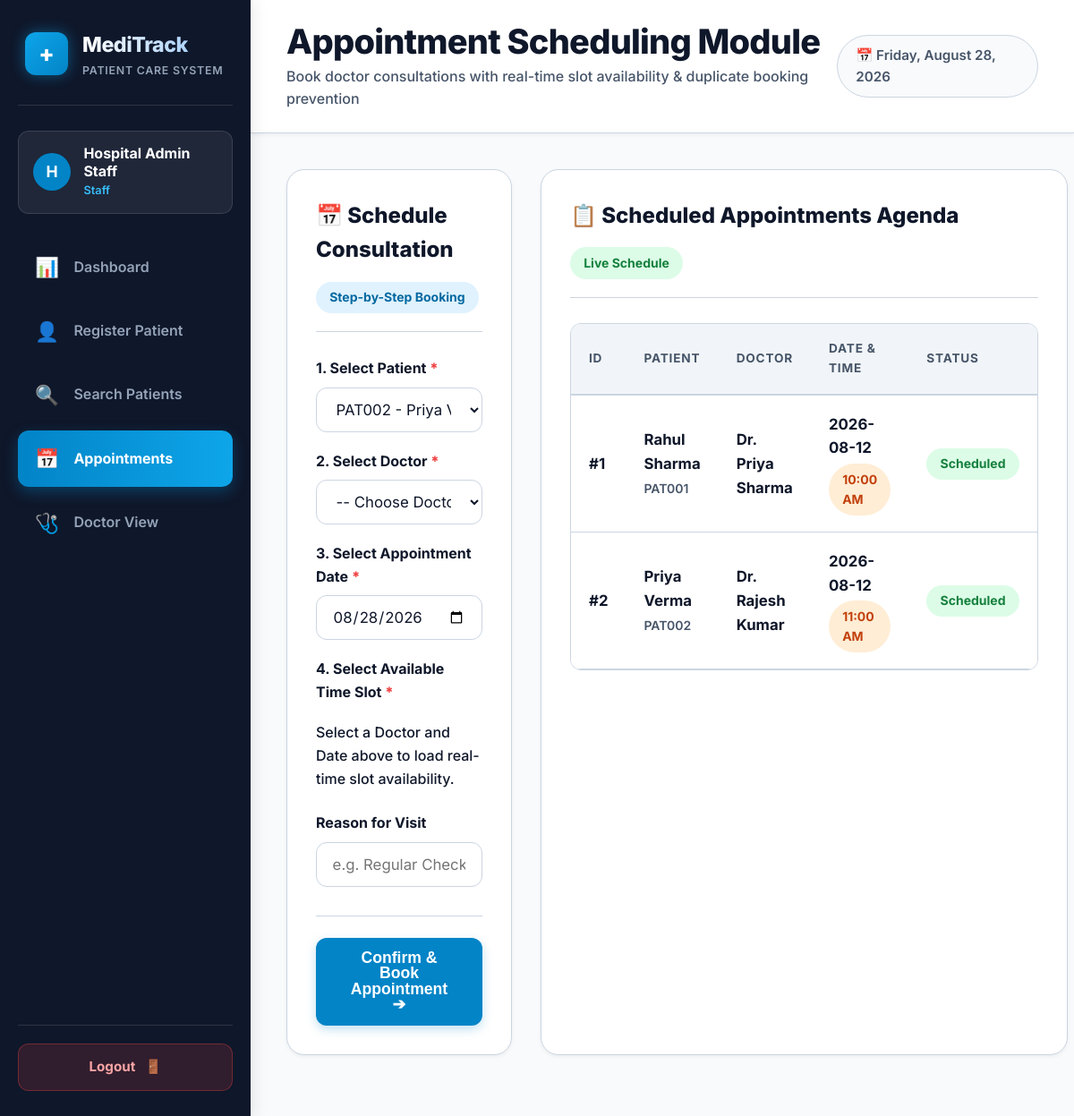
The page /appointments?patient_id=PAT002 (signed in) on the database its author committed.
### tables this page shows
CREATE TABLE appointments (
    appointment_id INTEGER PRIMARY KEY AUTOINCREMENT,
    patient_id TEXT NOT NULL,
    doctor_id TEXT NOT NULL,
    doctor_name TEXT NOT NULL,
    appointment_date TEXT NOT NULL, -- YYYY-MM-DD
    appointment_time TEXT NOT NULL, -- e.g. '09:00 AM'
    reason TEXT DEFAULT 'General Checkup',
    status TEXT NOT NULL DEFAULT 'Scheduled' CHECK(status IN ('Scheduled', 'Completed', 'Cancelled')),
    created_at TIMESTAMP DEFAULT CURRENT_TIMESTAMP,
    FOREIGN KEY (patient_id) REFERENCES patients(patient_id) ON DELETE CASCADE ON UPDATE CASCADE,
    FOREIGN KEY (doctor_id) REFERENCES doctors(doctor_id) ON DELETE CASCADE ON UPDATE CASCADE,
    -- Prevent duplicate bookings for same doctor, date, and time slot
    UNIQUE (doctor_id, appointment_date, appointment_time)
);

CREATE TABLE patients (
    patient_id TEXT PRIMARY KEY, -- e.g. PAT001, PAT002
    full_name TEXT NOT NULL,
    age INTEGER NOT NULL CHECK(age > 0 AND age < 130),
    gender TEXT NOT NULL,
    date_of_birth TEXT NOT NULL,
    phone TEXT NOT NULL,
    email TEXT NOT NULL,
    address TEXT NOT NULL,
    created_at TIMESTAMP DEFAULT CURRENT_TIMESTAMP
);

### app.py (the view, shortened to what this page needs)
@app.route('/appointments', methods=['GET', 'POST'])
@login_required
def appointments():
    conn = get_db()
    cursor = conn.cursor()
    cursor.execute("SELECT patient_id, full_name, phone FROM patients ORDER BY patient_id DESC;")
    patients_list = cursor.fetchall()
    cursor.execute("SELECT * FROM doctors ORDER BY name ASC;")
    doctors_list = cursor.fetchall()
    cursor.execute("""
        SELECT a.*, p.full_name as patient_name
        FROM appointments a
        JOIN patients p ON a.patient_id = p.patient_id
        ORDER BY a.appointment_date DESC, a.appointment_time ASC;
    """)
    appointments_list = cursor.fetchall()
    conn.close()
    selected_patient_id = request.args.get('patient_id', '')
    return render_template(
        'appointments.html',
        patients=patients_list,
        doctors=doctors_list,
        appointments_list=appointments_list,
        selected_patient_id=selected_patient_id,
        active_page='appointments'
    )

### app.py (called while the page is built)
@app.context_processor
def inject_global_vars():
    today = date.today()
    return {
        'current_date_display': today.strftime('%A, %B %d, %Y'),
        'today_str': today.strftime('%Y-%m-%d')
    }

def login_required(f):
    from functools import wraps
    @wraps(f)
    def decorated_function(*args, **kwargs):
        if 'user' not in session:
            flash("Please log in to access MediTrack.", "info")
            return redirect(url_for('login'))
        return f(*args, **kwargs)
    return decorated_function

### database/db.py (called while the page is built)
def get_db():
    conn = sqlite3.connect(DB_PATH)
    conn.row_factory = sqlite3.Row
    conn.execute("PRAGMA foreign_keys = ON;")
    return conn

### templates/appointments.html (shortened to what this page needs)
{% extends "base.html" %}
{% block page_title %}Appointment Scheduling Module{% endblock %}
{% block page_subtitle %}Book doctor consultations with real-time slot availability & duplicate booking prevention{% endblock %}
{% block content %}
<div class="profile-grid">
  <div class="card">
    <div class="card-header">
      <h2 class="card-title">📅 Schedule Consultation</h2>
      <span class="badge badge-blue">Step-by-Step Booking</span>
    </div>
    <form action="{{ url_for('appointments') }}" method="POST">
      <div class="form-group">
        <label class="form-label" for="patient_id">1. Select Patient <span class="required">*</span></label>
        <select id="patient_id" name="patient_id" class="form-control" required>
          {% for pat in patients %}
          <option value="{{ pat.patient_id }}" {% if selected_patient_id == pat.patient_id %}selected{% endif %}>
            {{ pat.patient_id }} - {{ pat.full_name }} ({{ pat.phone }})
          </option>
          {% endfor %}
        </select>
      </div>
      <div class="form-group">
        <label class="form-label" for="doctor_id">2. Select Doctor <span class="required">*</span></label>
        <select id="doctor_id" name="doctor_id" class="form-control" required>
          <option value="">-- Choose Doctor --</option>
        </select>
      </div>
      <div class="form-group">
        <label class="form-label" for="appointment_date">3. Select Appointment Date <span class="required">*</span></label>
        <input type="date" id="appointment_date" name="appointment_date" class="form-control" min="{{ today_str }}" value="{{ today_str }}" required>
      </div>
      <div class="form-group">
        <label class="form-label">4. Select Available Time Slot <span class="required">*</span></label>
        <div id="slot-grid-container" class="slot-grid">
          <p class="text-muted" style="font-size:1rem; font-weight:500;">Select a Doctor and Date above to load real-time slot availability.</p>
        </div>
      </div>
      <div class="form-group" style="margin-top:1.5rem;">
        <label class="form-label" for="reason">Reason for Visit</label>
        <input type="text" id="reason" name="reason" class="form-control" placeholder="e.g. Regular Checkup, Fever, Consultation...">
      </div>
      <div style="margin-top:2rem; text-align:right; border-top:1px solid var(--border-color); padding-top:1.5rem;">
        <button type="submit" class="btn btn-primary" style="min-height:52px; padding:0.8rem 2rem; font-size:1.1rem;">
          Confirm & Book Appointment ➔
        </button>
      </div>
    </form>
  </div>
  <div class="card">
    <div class="card-header">
      <h2 class="card-title">📋 Scheduled Appointments Agenda</h2>
      <span class="badge badge-green">Live Schedule</span>
    </div>
    <div class="table-responsive">
      <table class="data-table">
        <thead>
          <tr>
            <th>ID</th>
            <th>Patient</th>
            <th>Doctor</th>
            <th>Date & Time</th>
            <th>Status</th>
          </tr>
        </thead>
        <tbody>
          {% for appt in appointments_list %}
          <tr>
            <td><strong>#{{ appt.appointment_id }}</strong></td>
            <td>
              <div><strong>{{ appt.patient_name }}</strong></div>
              <small style="color:var(--text-muted); font-weight:600;">{{ appt.patient_id }}</small>
            </td>
            <td>
              <div><strong>{{ appt.doctor_name }}</strong></div>
            </td>
            <td>
              <div><strong>{{ appt.appointment_date }}</strong></div>
              <span class="badge badge-orange" style="margin-top:0.25rem;">{{ appt.appointment_time }}</span>
            </td>
            <td>
              <span class="badge badge-green">{{ appt.status }}</span>
            </td>
          </tr>
          {% else %}
          <tr>
            <td colspan="5" style="text-align:center; padding:2.5rem; color:var(--text-muted);">No appointments booked yet.</td>
          </tr>
          {% endfor %}
        </tbody>
      </table>
    </div>
  </div>
</div>
{% endblock %}

### static/css/style.css (style rules this page uses)
:root { --primary: #0284c7; --primary-hover: #0369a1; --primary-light: #e0f2fe; --primary-dark: #0c4a6e; --secondary: #0ea5e9; --accent: #14b8a6; --bg-main: #f8fafc; --bg-card: #ffffff; --bg-sidebar: #0f172a; --text-main: #0f172a; --text-muted: #475569; --text-light: #94a3b8; --text-white: #ffffff; --border-color: #cbd5e1; --border-focus: #0284c7; --status-available-bg: #dcfce7; --status-available-text: #15803d; --status-available-border: #86efac; --status-booked-bg: #fee2e2; --status-booked-text: #b91c1c; --status-booked-border: #fca5a5; --shadow-sm: 0 2px 4px 0 rgb(0 0 0 / 0.05); --shadow-md: 0 6px 12px -2px rgb(0 0 0 / 0.08), 0 3px 6px -3px rgb(0 0 0 / 0.08); --shadow-lg: 0 12px 24px -4px rgb(0 0 0 / 0.12), 0 6px 12px -6px rgb(0 0 0 / 0.12); --radius-sm: 8px; --radius-md: 12px; --radius-lg: 20px; --radius-full: 9999px; --transition: all 0.2s ease-in-out; }
* { box-sizing: border-box; margin: 0; padding: 0; }
body { font-family: 'Inter', system-ui, -apple-system, sans-serif; background-color: var(--bg-main); color: var(--text-main); font-size: clamp(16px, 1.1vw, 18px); line-height: 1.6; min-height: 100vh; display: flex; -webkit-font-smoothing: antialiased; }
.card { background: var(--bg-card); border: 1px solid var(--border-color); border-radius: var(--radius-lg); padding: 2rem; box-shadow: var(--shadow-sm); transition: var(--transition); margin-bottom: 2rem; }
.card-header { display: flex; align-items: center; justify-content: space-between; padding-bottom: 1.25rem; border-bottom: 1px solid var(--border-color); margin-bottom: 1.75rem; flex-wrap: wrap; gap: 1rem; }
.card-title { font-size: clamp(20px, 2vw, 24px); font-weight: 800; color: var(--text-main); display: flex; align-items: center; gap: 0.65rem; }
.form-group { display: flex; flex-direction: column; gap: 0.5rem; margin-bottom: 1.25rem; }
.form-label { font-size: 1rem; font-weight: 700; color: var(--text-main); }
.form-label .required { color: #ef4444; font-weight: 800; }
.form-control { width: 100%; padding: 0.8rem 1.1rem; min-height: 50px; border: 1px solid var(--border-color); border-radius: var(--radius-md); font-family: inherit; font-size: 1.05rem; color: var(--text-main); background-color: #fff; transition: var(--transition); }
select.form-control { cursor: pointer; }
.btn { display: inline-flex; align-items: center; justify-content: center; gap: 0.65rem; padding: 0.8rem 1.6rem; min-height: 50px; font-size: 1.05rem; font-weight: 700; border-radius: var(--radius-md); border: 1px solid transparent; cursor: pointer; transition: var(--transition); text-decoration: none; line-height: 1; }
.btn-primary { background-color: var(--primary); color: white; box-shadow: 0 4px 12px rgba(2, 132, 199, 0.25); }
.slot-grid { display: grid; grid-template-columns: repeat(auto-fill, minmax(150px, 1fr)); gap: 1rem; margin-top: 0.75rem; }
.table-responsive { width: 100%; overflow-x: auto; border-radius: var(--radius-md); border: 1px solid var(--border-color); }
.data-table { width: 100%; border-collapse: collapse; text-align: left; font-size: 1.05rem; }
.data-table th { background-color: #f1f5f9; color: var(--text-muted); font-weight: 700; padding: 1.1rem 1.25rem; border-bottom: 2px solid var(--border-color); text-transform: uppercase; font-size: 0.85rem; letter-spacing: 0.06em; }
.data-table td { padding: 1.15rem 1.25rem; border-bottom: 1px solid var(--border-color); color: var(--text-main); background-color: white; vertical-align: middle; }
.badge { display: inline-flex; align-items: center; gap: 0.35rem; padding: 0.4rem 0.95rem; border-radius: var(--radius-full); font-size: 0.875rem; font-weight: 700; }
.badge-blue { background-color: #e0f2fe; color: #0369a1; }
.badge-green { background-color: #dcfce7; color: #15803d; }
.badge-orange { background-color: #ffedd5; color: #c2410c; }
.profile-grid { display: grid; grid-template-columns: 1fr 1fr; gap: 2rem; }

### rows shown on the page
appointments: appointment_id "1", patient_name "Rahul Sharma", patient_id "PAT001", doctor_name "Dr. Priya Sharma", appointment_date "2026-08-12", appointment_time "10:00 AM", status "Scheduled"
appointments: appointment_id "2", patient_name "Priya Verma", patient_id "PAT002", doctor_name "Dr. Rajesh Kumar", appointment_date "2026-08-12", appointment_time "11:00 AM", status "Scheduled"

### other values the page prints
{{ session['user']['full_name'][0] | upper }} "H"
{{ session['user']['full_name'] }} "Hospital Admin Staff"
{{ session['user']['role'] }} "Staff"
form field patient_id "PAT002 - Priya Verma (+91 98234 56789)"
